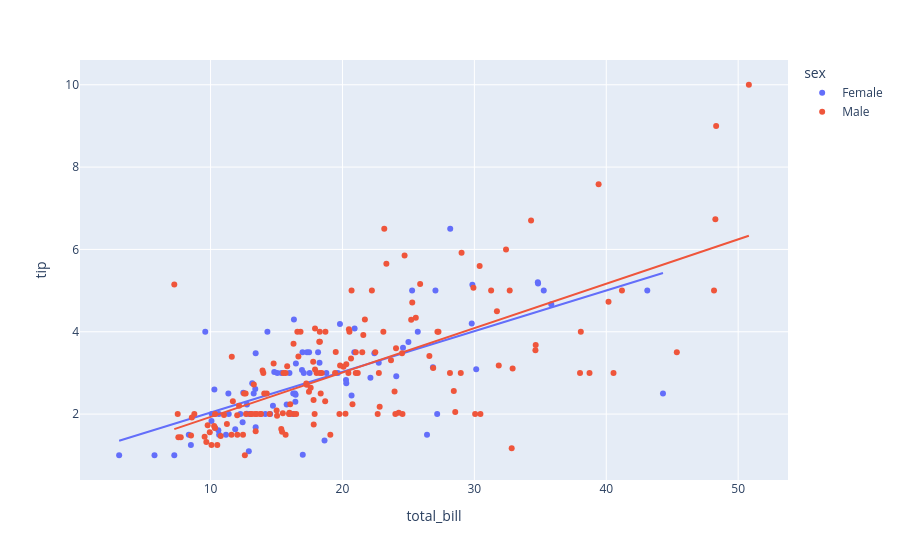

Notebook code cell kept with this figure:
### Code cell
px.scatter(df, x="total_bill", y="tip", color="sex", trendline="ols").show()

### Figure 1 — Plotly figure (JSON) as saved in the notebook; plotly's stock layout.template omitted (floating-point values rounded to 4 significant figures; data arrays with more than 128 entries replaced by an {"elided": "..."} marker saying what was removed)
{"data": [{"hovertemplate": "sex=Female<br>total_bill=%{x}<br>tip=%{y}<extra></extra>", "legendgroup": "Female", "marker": {"color": "#636efa", "symbol": "circle"}, "mode": "markers", "name": "Female", "orientation": "v", "showlegend": true, "type": "scatter", "x": [16.99, 24.59, 35.26, 14.83, 10.33, 16.97, 20.29, 15.77, 19.65, 15.06, 20.69, 16.93, 10.29, 34.81, 26.41, 16.45, 3.07, 17.07, 26.86, 25.28, 14.73, 10.07, 34.83, 5.75, 16.32, 22.75, 11.35, 15.38, 44.3, 22.42, 20.92, 14.31, 7.25, 25.71, 17.31, 10.65, 12.43, 24.08, 13.42, 12.48, 29.8, 14.52, 11.38, 20.27, 11.17, 12.26, 18.26, 8.51, 10.33, 14.15, 13.16, 17.47, 27.05, 16.43, 8.35, 18.64, 11.87, 29.85, 25.0, 13.39, 16.21, 17.51, 10.59, 10.63, 9.6, 20.9, 18.15, 19.81, 43.11, 13.0, 12.74, 13.0, 16.4, 16.47, 12.76, 13.27, 28.17, 12.9, 30.14, 13.42, 15.98, 16.27, 10.09, 22.12, 35.83, 27.18, 18.78], "xaxis": "x", "y": [1.01, 3.61, 5.0, 3.02, 1.67, 3.5, 2.75, 2.23, 3.0, 3.0, 2.45, 3.07, 2.6, 5.2, 1.5, 2.47, 1.0, 3.0, 3.14, 5.0, 2.2, 1.83, 5.17, 1.0, 4.3, 3.25, 2.5, 3.0, 2.5, 3.48, 4.08, 4.0, 1.0, 4.0, 3.5, 1.5, 1.8, 2.92, 1.68, 2.52, 4.2, 2.0, 2.0, 2.83, 1.5, 2.0, 3.25, 1.25, 2.0, 2.0, 2.75, 3.5, 5.0, 2.3, 1.5, 1.36, 1.63, 5.14, 3.75, 2.61, 2.0, 3.0, 1.61, 2.0, 4.0, 3.5, 3.5, 4.19, 5.0, 2.0, 2.01, 2.0, 2.5, 3.23, 2.23, 2.5, 6.5, 1.1, 3.09, 3.48, 3.0, 2.5, 2.0, 2.88, 4.67, 2.0, 3.0], "yaxis": "y"}, {"hovertemplate": "<b>OLS trendline</b><br>tip = 0.0988779 * total_bill + 1.04802<br>R<sup>2</sup>=0.466488<br><br>sex=Female<br>total_bill=%{x}<br>tip=%{y} <b>(trend)</b><extra></extra>", "legendgroup": "Female", "marker": {"color": "#636efa", "symbol": "circle"}, "mode": "lines", "name": "Female", "showlegend": false, "type": "scatter", "x": [3.07, 5.75, 7.25, 8.35, 8.51, 9.6, 10.07, 10.09, 10.29, 10.33, 10.33, 10.59, 10.63, 10.65, 11.17, 11.35, 11.38, 11.87, 12.26, 12.43, 12.48, 12.74, 12.76, 12.9, 13.0, 13.0, 13.16, 13.27, 13.39, 13.42, 13.42, 14.15, 14.31, 14.52, 14.73, 14.83, 15.06, 15.38, 15.77, 15.98, 16.21, 16.27, 16.32, 16.4, 16.43, 16.45, 16.47, 16.93, 16.97, 16.99, 17.07, 17.31, 17.47, 17.51, 18.15, 18.26, 18.64, 18.78, 19.65, 19.81, 20.27, 20.29, 20.69, 20.9, 20.92, 22.12, 22.42, 22.75, 24.08, 24.59, 25.0, 25.28, 25.71, 26.41, 26.86, 27.05, 27.18, 28.17, 29.8, 29.85, 30.14, 34.81, 34.83, 35.26, 35.83, 43.11, 44.3], "xaxis": "x", "y": [1.352, 1.617, 1.765, 1.874, 1.889, 1.997, 2.044, 2.046, 2.065, 2.069, 2.069, 2.095, 2.099, 2.101, 2.152, 2.17, 2.173, 2.222, 2.26, 2.277, 2.282, 2.308, 2.31, 2.324, 2.333, 2.333, 2.349, 2.36, 2.372, 2.375, 2.375, 2.447, 2.463, 2.484, 2.504, 2.514, 2.537, 2.569, 2.607, 2.628, 2.651, 2.657, 2.662, 2.67, 2.673, 2.675, 2.677, 2.722, 2.726, 2.728, 2.736, 2.76, 2.775, 2.779, 2.843, 2.854, 2.891, 2.905, 2.991, 3.007, 3.052, 3.054, 3.094, 3.115, 3.117, 3.235, 3.265, 3.297, 3.429, 3.479, 3.52, 3.548, 3.59, 3.659, 3.704, 3.723, 3.736, 3.833, 3.995, 4.0, 4.028, 4.49, 4.492, 4.534, 4.591, 5.311, 5.428], "yaxis": "y"}, {"hovertemplate": "sex=Male<br>total_bill=%{x}<br>tip=%{y}<extra></extra>", "legendgroup": "Male", "marker": {"color": "#EF553B", "symbol": "circle"}, "mode": "markers", "name": "Male", "orientation": "v", "showlegend": true, "type": "scatter", "x": {"elided": "157 float values"}, "xaxis": "x", "y": {"elided": "157 float values"}, "yaxis": "y"}, {"hovertemplate": "<b>OLS trendline</b><br>tip = 0.107861 * total_bill + 0.852148<br>R<sup>2</sup>=0.448569<br><br>sex=Male<br>total_bill=%{x}<br>tip=%{y} <b>(trend)</b><extra></extra>", "legendgroup": "Male", "marker": {"color": "#EF553B", "symbol": "circle"}, "mode": "lines", "name": "Male", "showlegend": false, "type": "scatter", "x": {"elided": "157 float values"}, "xaxis": "x", "y": {"elided": "157 float values"}, "yaxis": "y"}], "layout": {"legend": {"title": {"text": "sex"}, "tracegroupgap": 0}, "margin": {"t": 60}, "xaxis": {"anchor": "y", "domain": [0, 1], "title": {"text": "total_bill"}}, "yaxis": {"anchor": "x", "domain": [0, 1], "title": {"text": "tip"}}}}
